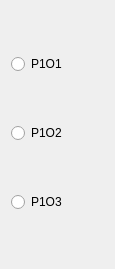
                   <widget class="QWidget" name="page_12">
                    <property name="geometry">
                     <rect>
                      <x>0</x>
                      <y>0</y>
                      <width>115</width>
                      <height>269</height>
                     </rect>
                    </property>
                    <attribute name="label">
                     <string>Page 1</string>
                    </attribute>
                    <layout class="QVBoxLayout" name="verticalLayout_16">
                     <item>
                      <widget class="QRadioButton" name="radioButton_9">
                       <property name="sizePolicy">
                        <sizepolicy hsizetype="Fixed" vsizetype="Fixed">
                         <horstretch>0</horstretch>
                         <verstretch>0</verstretch>
                        </sizepolicy>
                       </property>
                       <property name="text">
                        <string>P1O1</string>
                       </property>
                      </widget>
                     </item>
                     <item>
                      <widget class="QRadioButton" name="radioButton_10">
                       <property name="sizePolicy">
                        <sizepolicy hsizetype="Fixed" vsizetype="Fixed">
                         <horstretch>0</horstretch>
                         <verstretch>0</verstretch>
                        </sizepolicy>
                       </property>
                       <property name="text">
                        <string>P1O2</string>
                       </property>
                      </widget>
                     </item>
                     <item>
                      <widget class="QRadioButton" name="radioButton_11">
                       <property name="sizePolicy">
                        <sizepolicy hsizetype="Fixed" vsizetype="Fixed">
                         <horstretch>0</horstretch>
                         <verstretch>0</verstretch>
                        </sizepolicy>
                       </property>
                       <property name="text">
                        <string>P1O3</string>
                       </property>
                      </widget>
                     </item>
                    </layout>
                   </widget>
